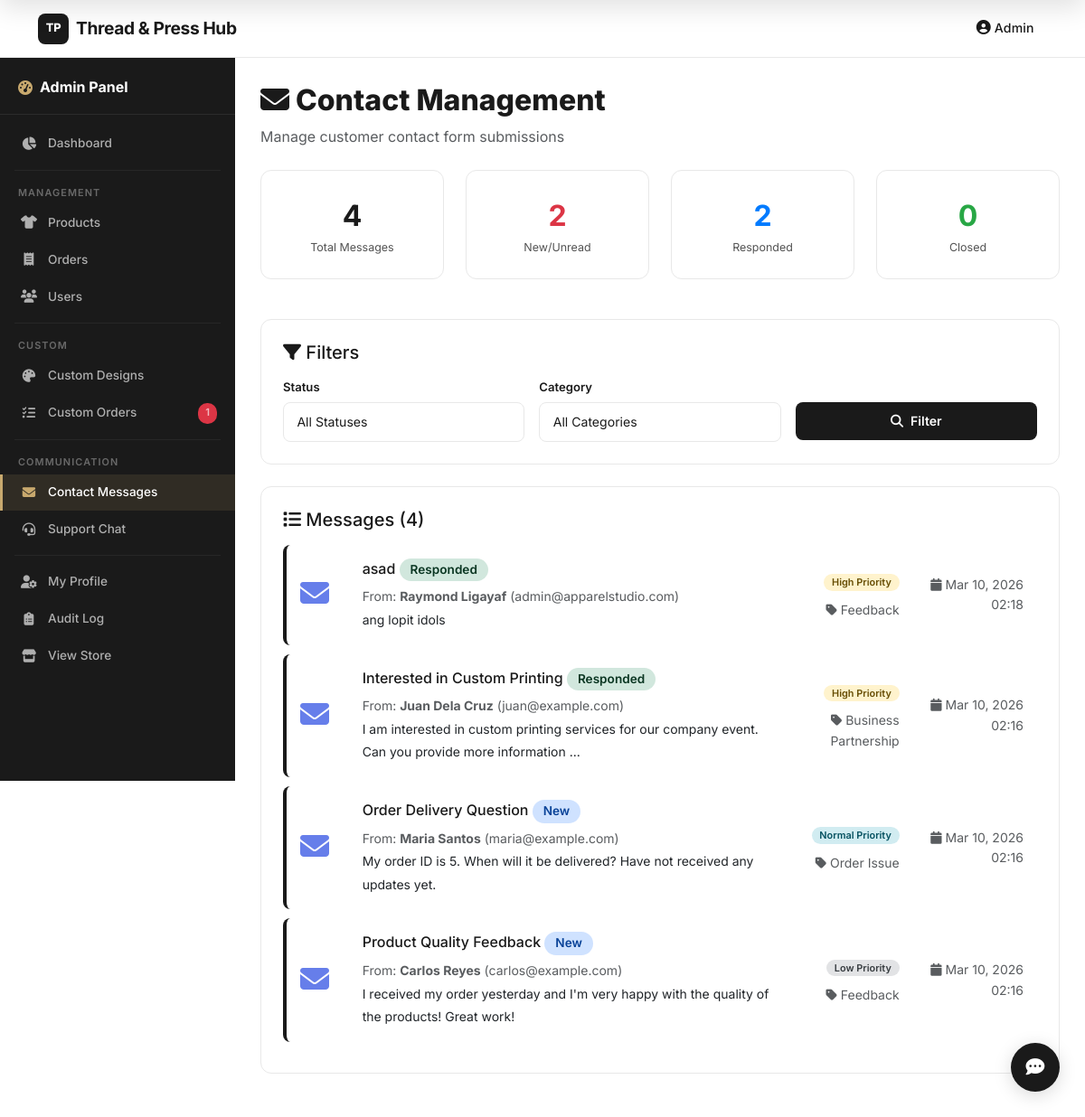
The app's page /admin/contact-management.php (signed in) with its own data.
### tables this page shows
CREATE TABLE `contact_messages` (
  `id` int(11) NOT NULL,
  `name` varchar(150) NOT NULL COMMENT 'Sender name',
  `email` varchar(150) NOT NULL COMMENT 'Sender email',
  `phone` varchar(20) DEFAULT NULL COMMENT 'Optional phone number',
  `subject` varchar(255) DEFAULT NULL COMMENT 'Message subject',
  `message` longtext NOT NULL COMMENT 'Contact message',
  `category` varchar(50) DEFAULT 'general' COMMENT 'Message category',
  `priority` varchar(20) DEFAULT 'normal' COMMENT 'Priority level (low, normal, high, urgent)',
  `status` varchar(50) DEFAULT 'new' COMMENT 'Status (new, read, responded, closed)',
  `ip_address` varchar(45) DEFAULT NULL COMMENT 'Sender IP address',
  `user_agent` text DEFAULT NULL COMMENT 'Browser info',
  `created_at` timestamp NOT NULL DEFAULT current_timestamp() COMMENT 'When submitted',
  `responded_at` timestamp NULL DEFAULT NULL COMMENT 'When admin responded',
  `closed_at` timestamp NULL DEFAULT NULL COMMENT 'When ticket was closed',
  `admin_notes` longtext DEFAULT NULL COMMENT 'Internal admin notes',
  `assigned_to` int(11) DEFAULT NULL COMMENT 'Admin user ID assigned to handle this'
);

### admin/contact-management.php (the view, shortened to what this page needs)
<?php
$action = $_GET['action'] ?? null;
$contact_id = intval($_GET['id'] ?? 0);
if ($action === 'view' && $contact_id > 0) {
    $message = getContactMessage($contact_id);
    $view_mode = 'single';
} else {
    $contact_db = getContactDB();
    $sql = "SELECT * FROM contact_messages WHERE 1=1";
    $sql .= " ORDER BY
        CASE priority
            WHEN 'urgent' THEN 1
            WHEN 'high' THEN 2
            WHEN 'normal' THEN 3
            WHEN 'low' THEN 4
        END ASC,
        created_at DESC";
    $messages = $contact_db->query($sql)->fetch_all(MYSQLI_ASSOC);
    $view_mode = 'list';
    $stats = [
        'total' => $contact_db->query("SELECT COUNT(*) as count FROM contact_messages")->fetch_assoc()['count'],
        'new' => $contact_db->query("SELECT COUNT(*) as count FROM contact_messages WHERE status = 'new'")->fetch_assoc()['count'],
        'responded' => $contact_db->query("SELECT COUNT(*) as count FROM contact_messages WHERE status = 'responded'")->fetch_assoc()['count'],
        'closed' => $contact_db->query("SELECT COUNT(*) as count FROM contact_messages WHERE status = 'closed'")->fetch_assoc()['count'],
    ];
}
?>
<?php include __DIR__ . '/../includes/header/header.php'; ?>
<?php include __DIR__ . '/../includes/admin-sidebar.php'; ?>
<div class="admin-container">
    <div class="mb-4">
        <h1 class="text-coffee-dark mb-2" style="font-size: 2rem; font-weight: 800;">
            <i class="fas fa-envelope"></i> Contact Management
        </h1>
        <p class="text-muted">Manage customer contact form submissions</p>
    </div>
    <?php if ($view_mode === 'list'): ?>
    <div class="row mb-4">
        <div class="col-md-3">
            <div class="admin-card text-center">
                <div class="stat-number"><?php echo $stats['total']; ?></div>
                <div class="stat-label">Total Messages</div>
            </div>
        </div>
        <div class="col-md-3">
            <div class="admin-card text-center">
                <div class="stat-number" style="color: #dc3545;"><?php echo $stats['new']; ?></div>
                <div class="stat-label">New/Unread</div>
            </div>
        </div>
        <div class="col-md-3">
            <div class="admin-card text-center">
                <div class="stat-number" style="color: #007bff;"><?php echo $stats['responded']; ?></div>
                <div class="stat-label">Responded</div>
            </div>
        </div>
        <div class="col-md-3">
            <div class="admin-card text-center">
                <div class="stat-number" style="color: #28a745;"><?php echo $stats['closed']; ?></div>
                <div class="stat-label">Closed</div>
            </div>
        </div>
    </div>
    <div class="admin-card mb-4">
        <h5 class="mb-3"><i class="fas fa-filter"></i> Filters</h5>
        <form method="GET" class="row g-3">
            <div class="col-md-4">
                <label class="form-label">Status</label>
                <select class="form-control" name="status">
                    <option value="">All Statuses</option>
                </select>
            </div>
            <div class="col-md-4">
                <label class="form-label">Category</label>
                <select class="form-control" name="category">
                    <option value="">All Categories</option>
                </select>
            </div>
            <div class="col-md-4">
                <label class="form-label">&nbsp;</label>
                <button type="submit" class="btn btn-primary w-100">
                    <i class="fas fa-search"></i> Filter
                </button>
            </div>
        </form>
    </div>
    <div class="admin-card">
        <h5 class="mb-3"><i class="fas fa-list"></i> Messages (<?php echo count($messages); ?>)</h5>
        <?php if (count($messages) > 0): ?>
            <?php foreach ($messages as $msg): ?>
            <div class="message-card" onclick="window.location.href='contact-management.php?action=view&id=<?php echo $msg['id']; ?>'">
                <div class="row align-items-center">
                    <div class="col-md-1">
                        <i class="fas fa-envelope fa-2x" style="color: #667eea;"></i>
                    </div>
                    <div class="col-md-7">
                        <h6 class="mb-1">
                            <?php echo htmlspecialchars($msg['subject']); ?>
                            <span class="badge badge-status badge-<?php echo $msg['status']; ?>">
                                <?php echo ucfirst($msg['status']); ?>
                            </span>
                        </h6>
                        <small class="text-muted">
                            From: <strong><?php echo htmlspecialchars($msg['name']); ?></strong>
                            (<?php echo htmlspecialchars($msg['email']); ?>)
                        </small><br>
                        <small class="text-dark">
                            <?php echo htmlspecialchars(substr($msg['message'], 0, 100)) . (strlen($msg['message']) > 100 ? '...' : ''); ?>
                        </small>
                    </div>
                    <div class="col-md-2 text-end">
                        <span class="badge badge-priority-<?php echo $msg['priority']; ?>">
                            <?php echo ucfirst($msg['priority']); ?> Priority
                        </span><br>
                        <small class="text-muted d-block mt-2">
                            <i class="fas fa-tag"></i> <?php echo htmlspecialchars($msg['category']); ?>
                        </small>
                    </div>
                    <div class="col-md-2 text-end">
                        <small class="text-muted d-block">
                            <i class="fas fa-calendar"></i> <?php echo date('M d, Y H:i', strtotime($msg['created_at'])); ?>
                        </small>
                    </div>
                </div>
            </div>
            <?php endforeach; ?>
        <?php else: ?>
        <p class="text-muted text-center py-4">No messages found.</p>
        <?php endif; ?>
    </div>
    <?php endif; ?>
</div>
</div>
    </div>
<?php include __DIR__ . '/../includes/footer/footer.php'; ?>

### css/style.css (style rules this page uses)
* { margin: 0; padding: 0; box-sizing: border-box; }
html, body { margin: 0 !important; padding: 0 !important; }
:root { --primary: #1a1a1a; --primary-light: #333333; --secondary: #666666; --accent: #c8a96e; --accent-hover: #b89555; --text-dark: #1a1a1a; --text-medium: #555555; --text-light: #888888; --bg-white: #ffffff; --bg-light: #f8f8f8; --bg-gray: #f2f2f2; --border-light: #e8e8e8; --border-medium: #d0d0d0; --success: #22c55e; --danger: #ef4444; --warning: #f59e0b; --info: #3b82f6; --shadow-sm: 0 1px 3px rgba(0,0,0,0.06); --shadow-md: 0 4px 12px rgba(0,0,0,0.08); --shadow-lg: 0 8px 30px rgba(0,0,0,0.12); --radius-sm: 8px; --radius-md: 12px; --radius-lg: 16px; --radius-xl: 24px; --transition: all 0.25s ease; --coffee-dark: #1a1a1a; --coffee-brown: #333333; --coffee-light: #666666; --coffee-cream: #f2f2f2; --accent-green: #1a1a1a; }
body { font-family: 'Inter', -apple-system, BlinkMacSystemFont, 'Segoe UI', Roboto, sans-serif; color: var(--text-dark); background-color: var(--bg-white); line-height: 1.6; -webkit-font-smoothing: antialiased; -moz-osx-font-smoothing: grayscale; padding-top: 0 !important; }
.form-label { font-weight: 600; color: var(--text-dark); margin-bottom: 0.35rem; display: block; font-size: 0.82rem; }
.form-control { border: 1.5px solid var(--border-light); border-radius: var(--radius-sm); padding: 0.65rem 0.9rem; font-size: 0.88rem; transition: var(--transition); background: var(--bg-white); color: var(--text-dark); }
.btn-primary { background-color: var(--primary) !important; border: none !important; padding: 0.65rem 1.75rem !important; font-weight: 600 !important; border-radius: var(--radius-sm) !important; transition: var(--transition) !important; width: 100%; font-size: 0.88rem; display: inline-flex; align-items: center; justify-content: center; gap: 0.5rem; color: white !important; }
.admin-container { padding: 1.75rem; }
.admin-card { background: white; border-radius: var(--radius-md); padding: 1.5rem; border: 1px solid var(--border-light); margin-bottom: 1.25rem; }
.stat-label { font-size: 0.78rem; opacity: 0.75; }
.btn { border-radius: var(--radius-sm); padding: 0.5rem 1rem; font-weight: 600; transition: var(--transition); border: none; font-size: 0.88rem; }
.text-coffee-dark { color: var(--text-dark); }
.badge { padding: 0.25rem 0.55rem; border-radius: var(--radius-xl); font-size: 0.68rem; font-weight: 600; }

### admin/contact-management.php (style rules this page uses)
.message-card { background: white; border-left: 4px solid var(--primary); padding: 15px; margin-bottom: 10px; border-radius: 8px; cursor: pointer; transition: all 0.3s ease; }
.badge-status { padding: 6px 12px; border-radius: 20px; font-size: 0.85rem; font-weight: 600; }
.badge-new { background: #cfe2ff; color: #084298; }
.badge-responded { background: #d1e7dd; color: #0a3622; }
.badge-priority-high { background: #fff3cd; color: #664d03; }
.badge-priority-normal { background: #d1ecf1; color: #055160; }
.badge-priority-low { background: #e2e3e5; color: #383d41; }
.stat-number { font-size: 2rem; font-weight: 700; color: var(--primary); }

### records on screen
contact_messages: subject "asad", status "Responded", name "Raymond Ligayaf", email "admin@apparelstudio.com", message "ang lopit idols", priority "High", category "Feedback", created_at "Mar 10, 2026 02:18"
contact_messages: subject "Interested in Custom Printing", status "Responded", name "Juan Dela Cruz", email "juan@example.com", message "I am interested in custom printing services for our company event. Can you provide more information", priority "High", category "Business Partnership", created_at "Mar 10, 2026 02:16"
contact_messages: subject "Order Delivery Question", status "New", name "Maria Santos", email "maria@example.com", message "My order ID is 5. When will it be delivered? Have not received any updates yet.", priority "Normal", category "Order Issue", created_at "Mar 10, 2026 02:16"
contact_messages: subject "Product Quality Feedback", status "New", name "Carlos Reyes", email "carlos@example.com", message "I received my order yesterday and I'm very happy with the quality of the products! Great work!", priority "Low", category "Feedback", created_at "Mar 10, 2026 02:16"

### other values on screen
$_SESSION['user_name'] "Admin"
$pending_custom_orders "1"
$stats['total'] "4"
$stats['new'] "2"
$stats['responded'] "2"
$stats['closed'] "0"
count($messages) "4"
